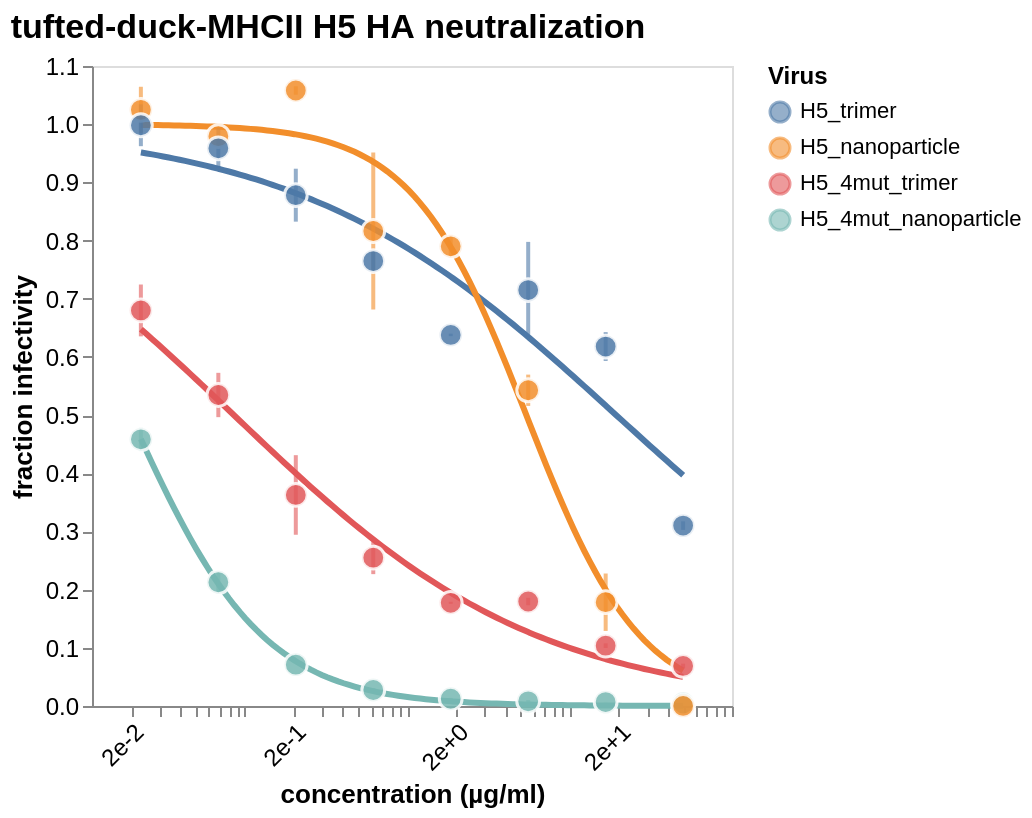

Here is the notebook cell this chart was saved with:
### Markdown cell above
## Interactive neutralization curves with `altair`

Re-plot the fitted neutralization curves with `altair` (smooth Hill-curve fits + mean
data points with error bars), in the same style as the
[Flu-H5N1-American-Wigeon DMS validations notebook](https://github.com/dms-vep/Flu-H5N1-American-Wigeon-2021-HA-MHCII-DMS/blob/main/analysis_notebooks/MHCII_VLP_neutralization_DMS_validations/neuts_altair_dms_validations.ipynb).

### Code cell
alt.data_transformers.disable_max_rows()

# ── Virus order and color mapping ─────────────────────────────────────────────
# build the order from the data, but keep a sensible manual order if it matches
virus_order = [
    'H5_trimer', 'H5_nanoparticle', 'H5_4mut_trimer', 'H5_4mut_nanoparticle',
]
# fall back to whatever is actually present (preserves manual order, appends extras)
present = list(frac_infect['virus'].unique())
virus_order = [v for v in virus_order if v in present] + [v for v in present if v not in virus_order]

tableau10 = [
    '#4e79a7', '#f28e2b', '#e15759', '#76b7b2', '#59a14f',
    '#edc948', '#b07aa1', '#ff9da7', '#9c755f', '#bab0ac', '#7EB77F',
]
color_map = {v: tableau10[i % len(tableau10)] for i, v in enumerate(virus_order)}
COLOR_SCALE = alt.Scale(domain=list(color_map.keys()), range=list(color_map.values()))

# ── Smooth fitted Hill curves (from the `fits` object, averaged over replicates) ──
smooth_df = pd.concat(
    [
        fits.getCurve(serum=serum, virus=virus, replicate='average')
        .dataframe()[['concentration', 'fit']]
        .assign(serum=serum, virus=virus)
        for serum in frac_infect['serum'].unique()
        for virus in virus_order
    ],
    ignore_index=True,
)

# clamp the smooth fit to the measured concentration range, since `neutcurve`
# extends its fit grid slightly beyond the data
conc_min = frac_infect['concentration'].min()
conc_max = frac_infect['concentration'].max()
smooth_df = smooth_df[
    smooth_df['concentration'].between(conc_min, conc_max)
]

# pad the x-axis a bit on each side (multiplicative, since the scale is log) so the
# lowest/highest concentration points don't sit right on the plot edges
x_pad = 2.0
x_scale = alt.Scale(type='log', domain=[conc_min / x_pad, conc_max * x_pad], nice=False)

# ── Aggregate data (mean ± std across replicates) ─────────────────────────────
frac_infect_agg = (
    frac_infect
    .groupby(['serum', 'virus', 'concentration'])
    .agg({'fraction infectivity': ['mean', 'std', 'count']})
    .reset_index()
)
frac_infect_agg.columns = ['serum', 'virus', 'concentration', 'mean_frac_infectivity', 'std_frac_infectivity', 'n_replicates']
frac_infect_agg['std_frac_infectivity'] = frac_infect_agg['std_frac_infectivity'].fillna(0)
frac_infect_agg['upper_bound'] = np.clip(frac_infect_agg['mean_frac_infectivity'] + frac_infect_agg['std_frac_infectivity'], 0, 1.1)
frac_infect_agg['lower_bound'] = np.clip(frac_infect_agg['mean_frac_infectivity'] - frac_infect_agg['std_frac_infectivity'], 0, 1.1)

# ── Shared encoding helpers ───────────────────────────────────────────────────
x_enc = alt.X(
    'concentration:Q',
    scale=x_scale,
    title='concentration (µg/ml)',
    axis=alt.Axis(format='.0e', labelAngle=-45, grid=False),
)
y_enc = alt.Y(
    'fit:Q',
    title='fraction infectivity',
    scale=alt.Scale(domain=[0, 1.1]),
    axis=alt.Axis(grid=False),
)
color_enc = alt.Color(
    'virus:N',
    scale=COLOR_SCALE,
    title='Virus',
    sort=virus_order,
)

# ── Layer 1: smooth fitted lines ──────────────────────────────────────────────
line_layer = (
    alt.Chart(smooth_df)
    .mark_line(strokeWidth=3)
    .encode(
        x=x_enc,
        y=y_enc,
        color=color_enc,
        tooltip=[
            alt.Tooltip('virus:N', title='Virus'),
            alt.Tooltip('concentration:Q', title='Concentration', format='.4e'),
            alt.Tooltip('fit:Q', title='Fitted frac. infect.', format='.3f'),
        ],
    )
)

# ── Layer 2: error bars ───────────────────────────────────────────────────────
error_layer = (
    alt.Chart(frac_infect_agg)
    .mark_errorbar(opacity=0.6, thickness=2, size=8)
    .encode(
        x=alt.X('concentration:Q', scale=x_scale),
        y=alt.Y('lower_bound:Q', title='fraction infectivity'),
        y2='upper_bound:Q',
        color=color_enc,
    )
)

# ── Layer 3: mean data points ─────────────────────────────────────────────────
scatter_layer = (
    alt.Chart(frac_infect_agg)
    .mark_point(size=130, filled=True, opacity=0.85, stroke='white', strokeWidth=1.5)
    .encode(
        x=alt.X('concentration:Q', scale=x_scale),
        y=alt.Y('mean_frac_infectivity:Q', title='fraction infectivity'),
        color=color_enc,
        tooltip=[
            alt.Tooltip('virus:N', title='Virus'),
            alt.Tooltip('serum:N', title='Serum'),
            alt.Tooltip('concentration:Q', title='Concentration', format='.4e'),
            alt.Tooltip('mean_frac_infectivity:Q', title='Mean frac. infectivity', format='.3f'),
            alt.Tooltip('std_frac_infectivity:Q', title='Std dev', format='.3f'),
            alt.Tooltip('n_replicates:Q', title='N replicates'),
        ],
    )
)

# ── Combine layers ────────────────────────────────────────────────────────────
chart = (
    (line_layer + error_layer + scatter_layer)
    .properties(
        width=320,
        height=320,
        title=alt.TitleParams(
            'tufted-duck-MHCII H5 HA neutralization',
            fontSize=17,
            anchor='start',
        ),
    )
    .resolve_scale(color='shared', shape='shared')
    .configure_axis(labelFontSize=12, titleFontSize=13)
    .configure_legend(labelFontSize=11, titleFontSize=12)
)

chartfile = f'{resultsdir}/neuts_altair.html'
print(f"Saving to {chartfile}")
chart.save(chartfile)

chart

### Figure 1 — Vega-Lite specification as saved in the notebook (floating-point values rounded to 4 significant figures; data arrays with more than 128 entries replaced by an {"elided": "..."} marker saying what was removed)
{"config": {"view": {"continuousWidth": 300, "continuousHeight": 300}, "axis": {"labelFontSize": 12, "titleFontSize": 13}, "legend": {"labelFontSize": 11, "titleFontSize": 12}}, "layer": [{"data": {"name": "data-2d2a2f6668948be0431afb92a14bd3a9"}, "mark": {"type": "line", "strokeWidth": 3}, "encoding": {"color": {"field": "virus", "scale": {"domain": ["H5_trimer", "H5_nanoparticle", "H5_4mut_trimer", "H5_4mut_nanoparticle"], "range": ["#4e79a7", "#f28e2b", "#e15759", "#76b7b2"]}, "sort": ["H5_trimer", "H5_nanoparticle", "H5_4mut_trimer", "H5_4mut_nanoparticle"], "title": "Virus", "type": "nominal"}, "tooltip": [{"field": "virus", "title": "Virus", "type": "nominal"}, {"field": "concentration", "format": ".4e", "title": "Concentration", "type": "quantitative"}, {"field": "fit", "format": ".3f", "title": "Fitted frac. infect.", "type": "quantitative"}], "x": {"axis": {"format": ".0e", "grid": false, "labelAngle": -45}, "field": "concentration", "scale": {"domain": [0.01143, 100.0], "nice": false, "type": "log"}, "title": "concentration (µg/ml)", "type": "quantitative"}, "y": {"axis": {"grid": false}, "field": "fit", "scale": {"domain": [0, 1.1]}, "title": "fraction infectivity", "type": "quantitative"}}}, {"data": {"name": "data-25a4cc0015bcd952f15d8bdca804e993"}, "mark": {"type": "errorbar", "opacity": 0.6, "size": 8, "thickness": 2}, "encoding": {"color": {"field": "virus", "scale": {"domain": ["H5_trimer", "H5_nanoparticle", "H5_4mut_trimer", "H5_4mut_nanoparticle"], "range": ["#4e79a7", "#f28e2b", "#e15759", "#76b7b2"]}, "sort": ["H5_trimer", "H5_nanoparticle", "H5_4mut_trimer", "H5_4mut_nanoparticle"], "title": "Virus", "type": "nominal"}, "x": {"field": "concentration", "scale": {"domain": [0.01143, 100.0], "nice": false, "type": "log"}, "type": "quantitative"}, "y": {"field": "lower_bound", "title": "fraction infectivity", "type": "quantitative"}, "y2": {"field": "upper_bound"}}}, {"data": {"name": "data-25a4cc0015bcd952f15d8bdca804e993"}, "mark": {"type": "point", "filled": true, "opacity": 0.85, "size": 130, "stroke": "white", "strokeWidth": 1.5}, "encoding": {"color": {"field": "virus", "scale": {"domain": ["H5_trimer", "H5_nanoparticle", "H5_4mut_trimer", "H5_4mut_nanoparticle"], "range": ["#4e79a7", "#f28e2b", "#e15759", "#76b7b2"]}, "sort": ["H5_trimer", "H5_nanoparticle", "H5_4mut_trimer", "H5_4mut_nanoparticle"], "title": "Virus", "type": "nominal"}, "tooltip": [{"field": "virus", "title": "Virus", "type": "nominal"}, {"field": "serum", "title": "Serum", "type": "nominal"}, {"field": "concentration", "format": ".4e", "title": "Concentration", "type": "quantitative"}, {"field": "mean_frac_infectivity", "format": ".3f", "title": "Mean frac. infectivity", "type": "quantitative"}, {"field": "std_frac_infectivity", "format": ".3f", "title": "Std dev", "type": "quantitative"}, {"field": "n_replicates", "title": "N replicates", "type": "quantitative"}], "x": {"field": "concentration", "scale": {"domain": [0.01143, 100.0], "nice": false, "type": "log"}, "type": "quantitative"}, "y": {"field": "mean_frac_infectivity", "title": "fraction infectivity", "type": "quantitative"}}}], "height": 320, "resolve": {"scale": {"color": "shared", "shape": "shared"}}, "title": {"text": "tufted-duck-MHCII H5 HA neutralization", "anchor": "start", "fontSize": 17}, "width": 320, "$schema": "https://vega.github.io/schema/vega-lite/v6.1.0.json", "datasets": {"data-2d2a2f6668948be0431afb92a14bd3a9": {"elided": "432 records"}, "data-25a4cc0015bcd952f15d8bdca804e993": [{"serum": "tufted_duck_MHCII-NA_pseudovirus", "virus": "H5_4mut_nanoparticle", "concentration": 0.02286, "mean_frac_infectivity": 0.4584, "std_frac_infectivity": 0.02059, "n_replicates": 2, "upper_bound": 0.479, "lower_bound": 0.4378}, {"serum": "tufted_duck_MHCII-NA_pseudovirus", "virus": "H5_4mut_nanoparticle", "concentration": 0.06859, "mean_frac_infectivity": 0.2127, "std_frac_infectivity": 0.01983, "n_replicates": 2, "upper_bound": 0.2325, "lower_bound": 0.1928}, {"serum": "tufted_duck_MHCII-NA_pseudovirus", "virus": "H5_4mut_nanoparticle", "concentration": 0.2058, "mean_frac_infectivity": 0.07108, "std_frac_infectivity": 5.617e-05, "n_replicates": 2, "upper_bound": 0.07113, "lower_bound": 0.07102}, {"serum": "tufted_duck_MHCII-NA_pseudovirus", "virus": "H5_4mut_nanoparticle", "concentration": 0.6173, "mean_frac_infectivity": 0.02749, "std_frac_infectivity": 0.003359, "n_replicates": 2, "upper_bound": 0.03085, "lower_bound": 0.02413}, {"serum": "tufted_duck_MHCII-NA_pseudovirus", "virus": "H5_4mut_nanoparticle", "concentration": 1.852, "mean_frac_infectivity": 0.01247, "std_frac_infectivity": 0.00149, "n_replicates": 2, "upper_bound": 0.01396, "lower_bound": 0.01098}, {"serum": "tufted_duck_MHCII-NA_pseudovirus", "virus": "H5_4mut_nanoparticle", "concentration": 5.556, "mean_frac_infectivity": 0.007987, "std_frac_infectivity": 0.002281, "n_replicates": 2, "upper_bound": 0.01027, "lower_bound": 0.005706}, {"serum": "tufted_duck_MHCII-NA_pseudovirus", "virus": "H5_4mut_nanoparticle", "concentration": 16.67, "mean_frac_infectivity": 0.006738, "std_frac_infectivity": 0.0003411, "n_replicates": 2, "upper_bound": 0.007079, "lower_bound": 0.006396}, {"serum": "tufted_duck_MHCII-NA_pseudovirus", "virus": "H5_4mut_nanoparticle", "concentration": 50.0, "mean_frac_infectivity": 0.004274, "std_frac_infectivity": 0.0001961, "n_replicates": 2, "upper_bound": 0.00447, "lower_bound": 0.004078}, {"serum": "tufted_duck_MHCII-NA_pseudovirus", "virus": "H5_4mut_trimer", "concentration": 0.02286, "mean_frac_infectivity": 0.6799, "std_frac_infectivity": 0.04455, "n_replicates": 2, "upper_bound": 0.7244, "lower_bound": 0.6353}, {"serum": "tufted_duck_MHCII-NA_pseudovirus", "virus": "H5_4mut_trimer", "concentration": 0.06859, "mean_frac_infectivity": 0.5345, "std_frac_infectivity": 0.0381, "n_replicates": 2, "upper_bound": 0.5726, "lower_bound": 0.4964}, {"serum": "tufted_duck_MHCII-NA_pseudovirus", "virus": "H5_4mut_trimer", "concentration": 0.2058, "mean_frac_infectivity": 0.3627, "std_frac_infectivity": 0.06839, "n_replicates": 2, "upper_bound": 0.4311, "lower_bound": 0.2943}, {"serum": "tufted_duck_MHCII-NA_pseudovirus", "virus": "H5_4mut_trimer", "concentration": 0.6173, "mean_frac_infectivity": 0.255, "std_frac_infectivity": 0.02833, "n_replicates": 2, "upper_bound": 0.2833, "lower_bound": 0.2267}, {"serum": "tufted_duck_MHCII-NA_pseudovirus", "virus": "H5_4mut_trimer", "concentration": 1.852, "mean_frac_infectivity": 0.1774, "std_frac_infectivity": 0.001849, "n_replicates": 2, "upper_bound": 0.1792, "lower_bound": 0.1755}, {"serum": "tufted_duck_MHCII-NA_pseudovirus", "virus": "H5_4mut_trimer", "concentration": 5.556, "mean_frac_infectivity": 0.1796, "std_frac_infectivity": 0.006453, "n_replicates": 2, "upper_bound": 0.186, "lower_bound": 0.1731}, {"serum": "tufted_duck_MHCII-NA_pseudovirus", "virus": "H5_4mut_trimer", "concentration": 16.67, "mean_frac_infectivity": 0.1037, "std_frac_infectivity": 0.004016, "n_replicates": 2, "upper_bound": 0.1077, "lower_bound": 0.09969}, {"serum": "tufted_duck_MHCII-NA_pseudovirus", "virus": "H5_4mut_trimer", "concentration": 50.0, "mean_frac_infectivity": 0.06889, "std_frac_infectivity": 0.003923, "n_replicates": 2, "upper_bound": 0.07282, "lower_bound": 0.06497}, {"serum": "tufted_duck_MHCII-NA_pseudovirus", "virus": "H5_nanoparticle", "concentration": 0.02286, "mean_frac_infectivity": 1.025, "std_frac_infectivity": 0.03969, "n_replicates": 2, "upper_bound": 1.064, "lower_bound": 0.9849}, {"serum": "tufted_duck_MHCII-NA_pseudovirus", "virus": "H5_nanoparticle", "concentration": 0.06859, "mean_frac_infectivity": 0.9793, "std_frac_infectivity": 0.001287, "n_replicates": 2, "upper_bound": 0.9806, "lower_bound": 0.978}, {"serum": "tufted_duck_MHCII-NA_pseudovirus", "virus": "H5_nanoparticle", "concentration": 0.2058, "mean_frac_infectivity": 1.058, "std_frac_infectivity": 0.007284, "n_replicates": 2, "upper_bound": 1.065, "lower_bound": 1.051}, {"serum": "tufted_duck_MHCII-NA_pseudovirus", "virus": "H5_nanoparticle", "concentration": 0.6173, "mean_frac_infectivity": 0.8164, "std_frac_infectivity": 0.1348, "n_replicates": 2, "upper_bound": 0.9512, "lower_bound": 0.6815}, {"serum": "tufted_duck_MHCII-NA_pseudovirus", "virus": "H5_nanoparticle", "concentration": 1.852, "mean_frac_infectivity": 0.7901, "std_frac_infectivity": 0.02014, "n_replicates": 2, "upper_bound": 0.8103, "lower_bound": 0.77}, {"serum": "tufted_duck_MHCII-NA_pseudovirus", "virus": "H5_nanoparticle", "concentration": 5.556, "mean_frac_infectivity": 0.5427, "std_frac_infectivity": 0.02692, "n_replicates": 2, "upper_bound": 0.5696, "lower_bound": 0.5157}, {"serum": "tufted_duck_MHCII-NA_pseudovirus", "virus": "H5_nanoparticle", "concentration": 16.67, "mean_frac_infectivity": 0.1784, "std_frac_infectivity": 0.04936, "n_replicates": 2, "upper_bound": 0.2277, "lower_bound": 0.129}, {"serum": "tufted_duck_MHCII-NA_pseudovirus", "virus": "H5_nanoparticle", "concentration": 50.0, "mean_frac_infectivity": 4.98e-05, "std_frac_infectivity": 4.568e-05, "n_replicates": 2, "upper_bound": 9.548e-05, "lower_bound": 4.121e-06}, {"serum": "tufted_duck_MHCII-NA_pseudovirus", "virus": "H5_trimer", "concentration": 0.02286, "mean_frac_infectivity": 0.9981, "std_frac_infectivity": 0.03594, "n_replicates": 2, "upper_bound": 1.034, "lower_bound": 0.9622}, {"serum": "tufted_duck_MHCII-NA_pseudovirus", "virus": "H5_trimer", "concentration": 0.06859, "mean_frac_infectivity": 0.9586, "std_frac_infectivity": 0.03499, "n_replicates": 2, "upper_bound": 0.9936, "lower_bound": 0.9236}, {"serum": "tufted_duck_MHCII-NA_pseudovirus", "virus": "H5_trimer", "concentration": 0.2058, "mean_frac_infectivity": 0.878, "std_frac_infectivity": 0.0455, "n_replicates": 2, "upper_bound": 0.9235, "lower_bound": 0.8325}, {"serum": "tufted_duck_MHCII-NA_pseudovirus", "virus": "H5_trimer", "concentration": 0.6173, "mean_frac_infectivity": 0.7648, "std_frac_infectivity": 0.01866, "n_replicates": 2, "upper_bound": 0.7834, "lower_bound": 0.7461}, {"serum": "tufted_duck_MHCII-NA_pseudovirus", "virus": "H5_trimer", "concentration": 1.852, "mean_frac_infectivity": 0.6378, "std_frac_infectivity": 0.002219, "n_replicates": 2, "upper_bound": 0.64, "lower_bound": 0.6356}, {"serum": "tufted_duck_MHCII-NA_pseudovirus", "virus": "H5_trimer", "concentration": 5.556, "mean_frac_infectivity": 0.7149, "std_frac_infectivity": 0.08283, "n_replicates": 2, "upper_bound": 0.7977, "lower_bound": 0.632}, {"serum": "tufted_duck_MHCII-NA_pseudovirus", "virus": "H5_trimer", "concentration": 16.67, "mean_frac_infectivity": 0.6178, "std_frac_infectivity": 0.02482, "n_replicates": 2, "upper_bound": 0.6426, "lower_bound": 0.593}, {"serum": "tufted_duck_MHCII-NA_pseudovirus", "virus": "H5_trimer", "concentration": 50.0, "mean_frac_infectivity": 0.3101, "std_frac_infectivity": 0.007405, "n_replicates": 2, "upper_bound": 0.3175, "lower_bound": 0.3027}]}}
